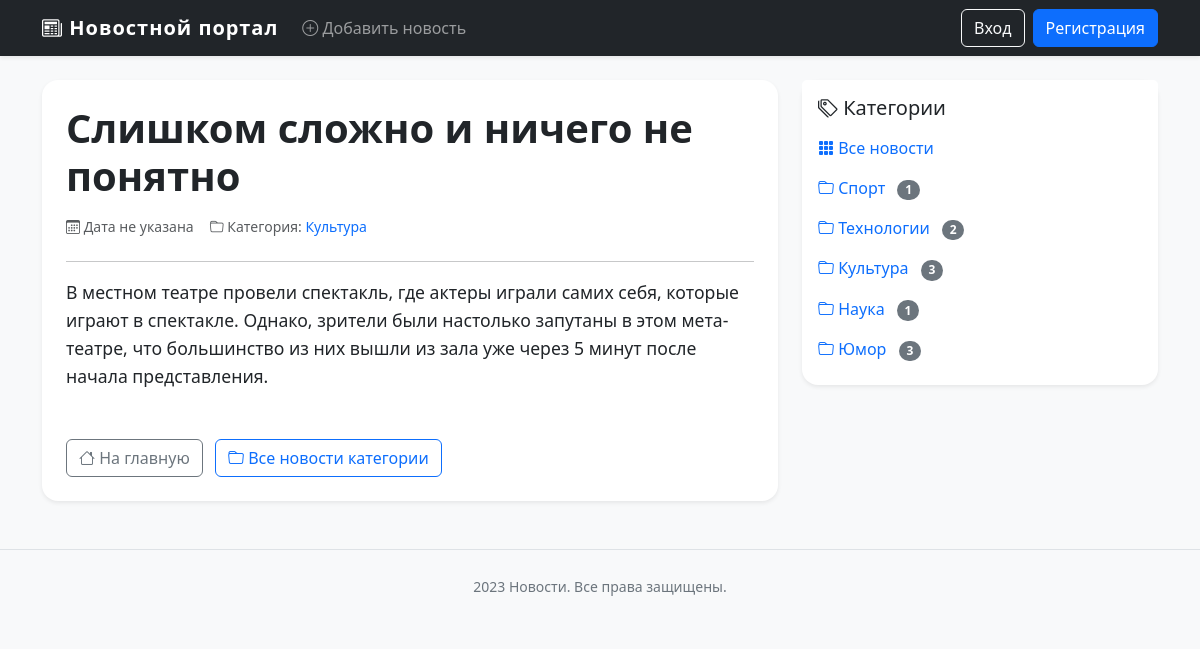
The page /news_detail/1 on the database its author committed.
### models.py (models this page shows, shortened)
class News(db.Model):
    id = db.Column(db.Integer, primary_key=True)
    title = db.Column(db.String(255), unique=True, nullable=False)
    text = db.Column(db.Text, nullable=False)
    created_date = db.Column(db.DateTime, default=datetime.utcnow)
    category_id = db.Column(db.Integer, db.ForeignKey('category.id'), nullable=False)
    category = db.relationship('Category', back_populates='news')
    user_id = db.Column(db.Integer, db.ForeignKey('user.id'))
    user = db.relationship("User", back_populates = "news")

class Category(db.Model):
    id = db.Column(db.Integer, primary_key=True)
    title = db.Column(db.String(255), nullable=False)
    news = db.relationship('News', back_populates='category', cascade='all, delete-orphan')

### views.py (the view)
@app.route("/news_detail/<int:id>")
def news_detail(id):
    one_news = News.query.get_or_404(id)
    categories = Category.query.all()
    return render_template("news_detail.html", news=one_news, categories=categories)

### templates/news_detail.html
{% extends "base.html" %}
{% block content %}
<div class="card card-news shadow-sm border-0 rounded-4">
    <div class="card-body p-4">
        <h1 class="card-title fw-bold mb-3">{{ news.title }}</h1>
        <div class="d-flex flex-wrap text-muted small mb-4 gap-3">
            <span><i class="bi bi-calendar3"></i> {% if news.created_date %}
                {{ news.created_date.strftime('%d.%m.%Y %H:%M') }}
            {% else %}
                Дата не указана
            {% endif %}
            </span>
            <span>
                <i class="bi bi-folder"></i> Категория:
                <a href="{{ url_for('category_news', id=news.category.id) }}" class="category-link">
                    {{ news.category.title }}
                </a>
            </span>
        </div>
        <hr>
        <div class="news-content" style="font-size: 1.1rem; line-height: 1.6;">
            {{ news.text|safe }}
        </div>
        <div class="mt-5">
            <a href="{{ url_for('home_page') }}" class="btn btn-outline-secondary">
                <i class="bi bi-house"></i> На главную
            </a>
            <a href="{{ url_for('category_news', id=news.category.id) }}" class="btn btn-outline-primary ms-2">
                <i class="bi bi-folder"></i> Все новости категории
            </a>
        </div>
    </div>
</div>
{% endblock %}

### templates/side_navigation.html
<div class="card shadow-sm border-0 rounded-4">
    <div class="card-header bg-white border-0 pt-3 pb-0">
        <h5 class="card-title mb-0">
            <i class="bi bi-tags"></i> Категории
        </h5>
    </div>
    <div class="card-body pt-2">
        <ul class="list-group list-group-flush">
            <li class="list-group-item border-0 ps-0">
                <a href="{{ url_for('home_page') }}" class="text-decoration-none">
                    <i class="bi bi-grid-3x3-gap-fill"></i> Все новости
                </a>
            </li>
            {% for cat in categories %}
            <li class="list-group-item border-0 ps-0">
                <a href="{{ url_for('category_news', id=cat.id) }}" class="text-decoration-none">
                    <i class="bi bi-folder"></i> {{ cat.title }}
                </a>
                <span class="badge bg-secondary rounded-pill ms-2">{{ cat.news|length }}</span>
            </li>
            {% else %}
            <li class="list-group-item border-0 ps-0 text-muted">Категории отсутствуют</li>
            {% endfor %}
        </ul>
    </div>
</div>

### templates/base.html (style rules this page uses)
body { background: #f8f9fa; }
.card-news { transition: transform 0.2s, box-shadow 0.2s; border: none; border-radius: 1rem; }
.category-link { text-decoration: none; transition: color 0.2s; }

### rows shown on the page
News: title "Слишком сложно и ничего не понятно", text "В местном театре провели спектакль, где актеры играли самих себя, которые играют в спектакле. Однако, зрители были настолько запутаны в этом мета-театре, что большинство из них вышли из зала уже через 5 минут после начала представления."
Category: category "Культура", title "Культура", news|length "3"
Category: title "Спорт", news|length "1"
Category: title "Технологии", news|length "2"
Category: title "Наука", news|length "1"
Category: title "Юмор", news|length "3"
